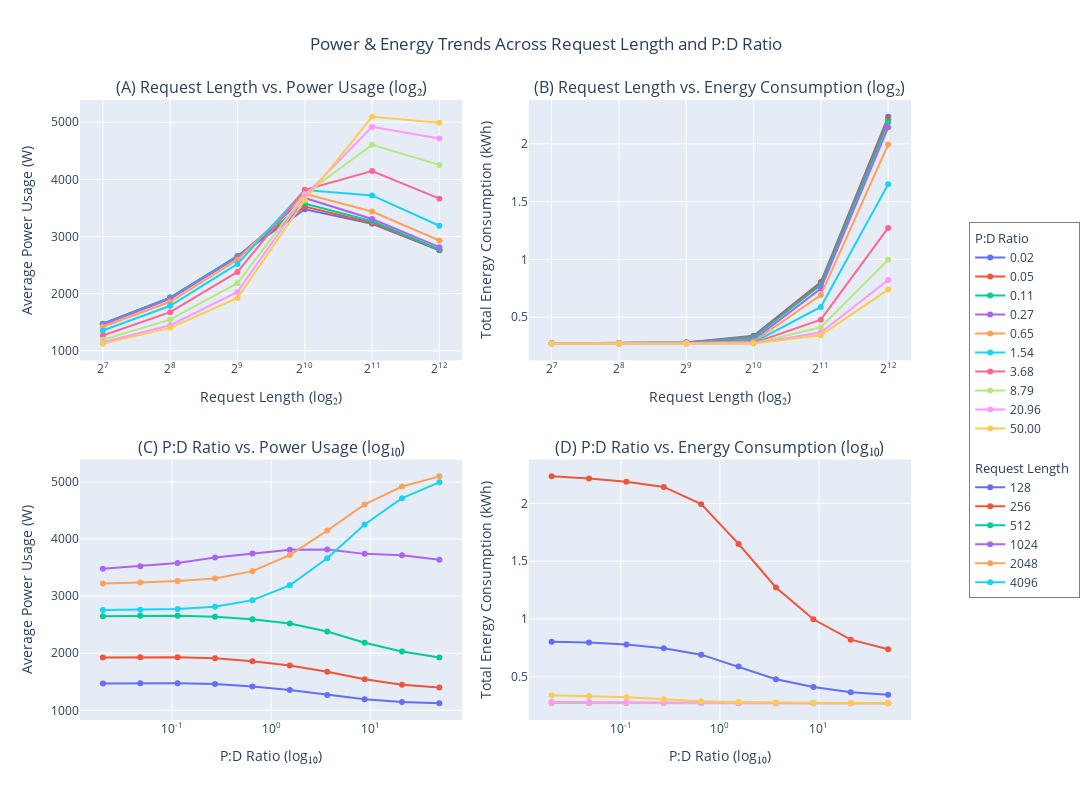

Here is the notebook cell this chart was saved with:
### Code cell
import plotly.graph_objects as go
from plotly.subplots import make_subplots
import math

numeric_cols = [
    "request_length", "prefill_tokens", "decode_tokens",
    "prefill_decode_ratio", "average_power_watts",
    "peak_power_watts", "total_energy_kwh", "execution_time_s"
]
df[numeric_cols] = df[numeric_cols].apply(pd.to_numeric, errors="coerce")
df.dropna(inplace=True)

all_pd_ratios = sorted(df["prefill_decode_ratio"].unique())
all_request_lengths = sorted(df["request_length"].unique())

# Two-decimal label for the ratio
df["prefill_decode_ratio_2dec"] = df["prefill_decode_ratio"].apply(lambda x: f"{x:.2f}")

###############################################################################
# 2. Label functions: log2_html & log10_html for proper superscripts
###############################################################################
def label_log2_html(x: float) -> str:
    """
    Return e.g. '2<sup>7</sup>' if x ~ 128,
    else show as integer (e.g. '100').
    """
    if x <= 0:
        return str(int(x))
    exp = math.log2(x)
    rounded = int(round(exp))
    if abs(exp - rounded) < 0.0001:
        return f"2<sup>{rounded}</sup>"
    return str(int(x))

def label_log10_html(val: float) -> str:
    """
    Returns '10<sup>-2</sup>' if val is exactly 10^-2,
    otherwise 2-decimal fallback (e.g. '3.16').
    """
    if val <= 0:
        return str(val)
    exp = math.log10(val)
    rounded = int(round(exp))
    if abs(exp - rounded) < 0.0001:
        # Perfect power of 10
        return f"10<sup>{rounded}</sup>"
    else:
        # Fallback
        return f"{val:.2f}"

###############################################################################
# 3. Generate major ticks for bottom row from ~7 powers-of-10
###############################################################################
min_ratio = min(all_pd_ratios)
max_ratio = max(all_pd_ratios)

if min_ratio <= 0:
    tickvals_ratios = []
else:
    min_pow = math.floor(math.log10(min_ratio))
    max_pow = math.ceil(math.log10(max_ratio))
    possible_vals = [10**p for p in range(min_pow, max_pow+1)]
    tickvals_ratios = [v for v in possible_vals if v >= min_ratio and v <= max_ratio]
    if len(tickvals_ratios) > 8:
        tickvals_ratios = tickvals_ratios[:8]

###############################################################################
# 4. Create 2x2 Subplots
###############################################################################
fig = make_subplots(
    rows=2,
    cols=2,
    subplot_titles=[
        "(A) Request Length vs. Power Usage (log₂)",
        "(B) Request Length vs. Energy Consumption (log₂)",
        "(C) P:D Ratio vs. Power Usage (log₁₀)",
        "(D) P:D Ratio vs. Energy Consumption (log₁₀)"
    ],
    vertical_spacing=0.16,
    horizontal_spacing=0.08
)

fig.update_layout(
    width=1200,
    height=800,
    hovermode="x unified",
    title_text="Power & Energy Trends Across Request Length and P:D Ratio",
    title_x=0.5
)

###############################################################################
# 5. Functions to add top-row vs bottom-row traces
###############################################################################
def add_top_row_traces(data, row, col, ycol):
    """One trace per unique P:D ratio (colored by ratio_str)."""
    for ratio_str in sorted(data["prefill_decode_ratio_2dec"].unique(), key=float):
        subset = data[data["prefill_decode_ratio_2dec"] == ratio_str].sort_values(by="request_length")
        if subset.empty:
            continue
        
        hover_text = [
            f"P:D Ratio: {ratio_str}<br>"
            f"Request Length: {rl}<br>"
            f"Avg. Power: {pw:.2f} W<br>"
            f"Total Energy: {en:.2f} kWh<br>"
            f"Execution Time: {et:.1f} s"
            for rl, pw, en, et in zip(
                subset["request_length"],
                subset["average_power_watts"],
                subset["total_energy_kwh"],
                subset["execution_time_s"]
            )
        ]
        
        fig.add_trace(
            go.Scatter(
                x=subset["request_length"],
                y=subset[ycol],
                mode="lines+markers",
                name=ratio_str,
                legendgroup="top_row_ratios",
                legendgrouptitle_text="P:D Ratio",
                hovertext=hover_text,
                hoverinfo="text"
            ),
            row=row,
            col=col
        )

def add_bottom_row_traces(data, row, col, ycol):
    """One trace per unique request_length (colored by request_length)."""
    for rl in sorted(data["request_length"].unique()):
        subset = data[data["request_length"] == rl].sort_values(by="prefill_decode_ratio")
        if subset.empty:
            continue
        
        hover_text = [
            f"Request Length: {rl}<br>"
            f"P:D Ratio: {pdr:.2f}<br>"
            f"Avg. Power: {pw:.2f} W<br>"
            f"Total Energy: {en:.2f} kWh<br>"
            f"Execution Time: {et:.1f} s"
            for pdr, pw, en, et in zip(
                subset["prefill_decode_ratio"],
                subset["average_power_watts"],
                subset["total_energy_kwh"],
                subset["execution_time_s"]
            )
        ]
        
        fig.add_trace(
            go.Scatter(
                x=subset["prefill_decode_ratio"],
                y=subset[ycol],
                mode="lines+markers",
                name=str(rl),
                legendgroup="bottom_row_lengths",
                legendgrouptitle_text="Request Length",
                hovertext=hover_text,
                hoverinfo="text"
            ),
            row=row,
            col=col
        )

# Top row
add_top_row_traces(df, 1, 1, "average_power_watts")
add_top_row_traces(df, 1, 2, "total_energy_kwh")

# Bottom row
add_bottom_row_traces(df, 2, 1, "average_power_watts")
add_bottom_row_traces(df, 2, 2, "total_energy_kwh")

###############################################################################
# 6. X-Axis Ticks
###############################################################################
# (A) & (B) => request_length in log₂ with HTML superscripts
fig.update_xaxes(
    type="log",
    row=1,
    col=1,
    tickmode="array",
    tickvals=all_request_lengths,
    ticktext=[label_log2_html(x) for x in all_request_lengths],
    title_text="Request Length (log₂)"
)
fig.update_xaxes(
    type="log",
    row=1,
    col=2,
    tickmode="array",
    tickvals=all_request_lengths,
    ticktext=[label_log2_html(x) for x in all_request_lengths],
    title_text="Request Length (log₂)"
)

# (C) & (D) => approximate major ticks from log10, displayed as 10<sup>...</sup>
fig.update_xaxes(
    type="log",
    row=2,
    col=1,
    tickmode="array",
    tickvals=tickvals_ratios,
    ticktext=[label_log10_html(v) for v in tickvals_ratios],
    title_text="P:D Ratio (log₁₀)"
)
fig.update_xaxes(
    type="log",
    row=2,
    col=2,
    tickmode="array",
    tickvals=tickvals_ratios,
    ticktext=[label_log10_html(v) for v in tickvals_ratios],
    title_text="P:D Ratio (log₁₀)"
)

# Y-axis labels
fig.update_yaxes(title_text="Average Power Usage (W)", row=1, col=1)
fig.update_yaxes(title_text="Total Energy Consumption (kWh)", row=1, col=2)
fig.update_yaxes(title_text="Average Power Usage (W)", row=2, col=1)
fig.update_yaxes(title_text="Total Energy Consumption (kWh)", row=2, col=2)

###############################################################################
# 7. De-duplicate the legend
###############################################################################
seen_top_ratios = set()
seen_bottom_lengths = set()
for trace in fig.data:
    if trace.legendgroup == "top_row_ratios":
        if trace.name in seen_top_ratios:
            trace.showlegend = False
        else:
            seen_top_ratios.add(trace.name)
    elif trace.legendgroup == "bottom_row_lengths":
        if trace.name in seen_bottom_lengths:
            trace.showlegend = False
        else:
            seen_bottom_lengths.add(trace.name)

###############################################################################
# 8. Final Legend Layout
###############################################################################
fig.update_layout(
    legend=dict(
        x=1.07,
        y=0.5,
        xanchor="left",
        yanchor="middle",
        bordercolor="gray",
        borderwidth=1,
        tracegroupgap=20,
        title_text=""
    )
)

fig.show()
